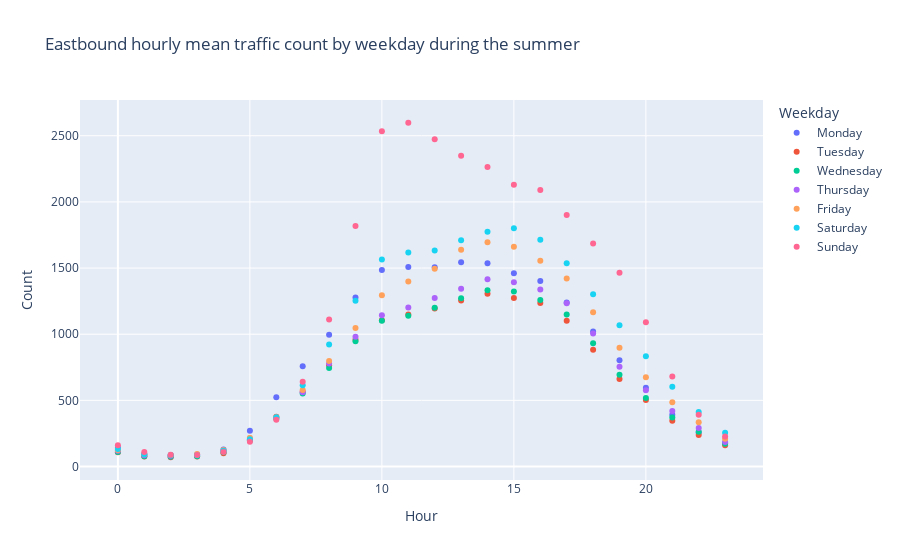

This figure's notebook cell:
### Code cell
# I think high traffic Sunday am due to travel to airport??? Many 5 - 8 pm flights 
Eastbound_Summer= px.scatter(E_summer_weekday, x="Hour", y="Count", color="Weekday",
           hover_name="Weekday", title = 'Eastbound hourly mean traffic count by weekday during the summer')

Eastbound_Summer.show()
#Eastbound_Winter.write_image("images/Eastbound_Winter_byWeekday.png")

### Figure 1 — Plotly figure (JSON) as saved in the notebook; plotly's stock layout.template omitted (floating-point values rounded to 4 significant figures)
{"data": [{"hovertemplate": "<b>%{hovertext}</b><br><br>Weekday=Monday<br>Hour=%{x}<br>Count=%{y}<extra></extra>", "hovertext": ["Monday", "Monday", "Monday", "Monday", "Monday", "Monday", "Monday", "Monday", "Monday", "Monday", "Monday", "Monday", "Monday", "Monday", "Monday", "Monday", "Monday", "Monday", "Monday", "Monday", "Monday", "Monday", "Monday", "Monday"], "legendgroup": "Monday", "marker": {"color": "#636efa", "symbol": "circle"}, "mode": "markers", "name": "Monday", "orientation": "v", "showlegend": true, "type": "scatter", "x": [0, 1, 2, 3, 4, 5, 6, 7, 8, 9, 10, 11, 12, 13, 14, 15, 16, 17, 18, 19, 20, 21, 22, 23], "xaxis": "x", "y": [141, 93.42, 83.27, 88.21, 129.1, 270.6, 523.6, 756.7, 995.5, 1277.0, 1485.0, 1508.0, 1506.0, 1544.0, 1535.0, 1461.0, 1402.0, 1239.0, 1020.0, 803.1, 594.3, 391.7, 257.3, 177.1], "yaxis": "y"}, {"hovertemplate": "<b>%{hovertext}</b><br><br>Weekday=Tuesday<br>Hour=%{x}<br>Count=%{y}<extra></extra>", "hovertext": ["Tuesday", "Tuesday", "Tuesday", "Tuesday", "Tuesday", "Tuesday", "Tuesday", "Tuesday", "Tuesday", "Tuesday", "Tuesday", "Tuesday", "Tuesday", "Tuesday", "Tuesday", "Tuesday", "Tuesday", "Tuesday", "Tuesday", "Tuesday", "Tuesday", "Tuesday", "Tuesday", "Tuesday"], "legendgroup": "Tuesday", "marker": {"color": "#EF553B", "symbol": "circle"}, "mode": "markers", "name": "Tuesday", "orientation": "v", "showlegend": true, "type": "scatter", "x": [0, 1, 2, 3, 4, 5, 6, 7, 8, 9, 10, 11, 12, 13, 14, 15, 16, 17, 18, 19, 20, 21, 22, 23], "xaxis": "x", "y": [106.6, 74.59, 69.71, 74.63, 100.7, 200.5, 376.0, 564.5, 765.3, 957.1, 1105.0, 1149.0, 1193.0, 1255.0, 1305.0, 1274.0, 1235.0, 1102.0, 882.9, 661.7, 501.7, 345.6, 238.8, 161.0], "yaxis": "y"}, {"hovertemplate": "<b>%{hovertext}</b><br><br>Weekday=Wednesday<br>Hour=%{x}<br>Count=%{y}<extra></extra>", "hovertext": ["Wednesday", "Wednesday", "Wednesday", "Wednesday", "Wednesday", "Wednesday", "Wednesday", "Wednesday", "Wednesday", "Wednesday", "Wednesday", "Wednesday", "Wednesday", "Wednesday", "Wednesday", "Wednesday", "Wednesday", "Wednesday", "Wednesday", "Wednesday", "Wednesday", "Wednesday", "Wednesday", "Wednesday"], "legendgroup": "Wednesday", "marker": {"color": "#00cc96", "symbol": "circle"}, "mode": "markers", "name": "Wednesday", "orientation": "v", "showlegend": true, "type": "scatter", "x": [0, 1, 2, 3, 4, 5, 6, 7, 8, 9, 10, 11, 12, 13, 14, 15, 16, 17, 18, 19, 20, 21, 22, 23], "xaxis": "x", "y": [108.8, 76.79, 73.94, 77.34, 107.7, 196.2, 360.7, 550.8, 745.1, 946.4, 1102.0, 1140.0, 1201.0, 1272.0, 1332.0, 1324.0, 1259.0, 1150.0, 931.6, 693.7, 518.0, 369.5, 262.4, 170.8], "yaxis": "y"}, {"hovertemplate": "<b>%{hovertext}</b><br><br>Weekday=Thursday<br>Hour=%{x}<br>Count=%{y}<extra></extra>", "hovertext": ["Thursday", "Thursday", "Thursday", "Thursday", "Thursday", "Thursday", "Thursday", "Thursday", "Thursday", "Thursday", "Thursday", "Thursday", "Thursday", "Thursday", "Thursday", "Thursday", "Thursday", "Thursday", "Thursday", "Thursday", "Thursday", "Thursday", "Thursday", "Thursday"], "legendgroup": "Thursday", "marker": {"color": "#ab63fa", "symbol": "circle"}, "mode": "markers", "name": "Thursday", "orientation": "v", "showlegend": true, "type": "scatter", "x": [0, 1, 2, 3, 4, 5, 6, 7, 8, 9, 10, 11, 12, 13, 14, 15, 16, 17, 18, 19, 20, 21, 22, 23], "xaxis": "x", "y": [119.2, 85.51, 81.96, 86.16, 116.3, 208.3, 368.2, 560.5, 777.8, 980.9, 1144, 1201.0, 1273.0, 1343.0, 1416.0, 1393.0, 1339.0, 1233.0, 1005.0, 754.8, 575.5, 419.1, 290.8, 185.5], "yaxis": "y"}, {"hovertemplate": "<b>%{hovertext}</b><br><br>Weekday=Friday<br>Hour=%{x}<br>Count=%{y}<extra></extra>", "hovertext": ["Friday", "Friday", "Friday", "Friday", "Friday", "Friday", "Friday", "Friday", "Friday", "Friday", "Friday", "Friday", "Friday", "Friday", "Friday", "Friday", "Friday", "Friday", "Friday", "Friday", "Friday", "Friday", "Friday", "Friday"], "legendgroup": "Friday", "marker": {"color": "#FFA15A", "symbol": "circle"}, "mode": "markers", "name": "Friday", "orientation": "v", "showlegend": true, "type": "scatter", "x": [0, 1, 2, 3, 4, 5, 6, 7, 8, 9, 10, 11, 12, 13, 14, 15, 16, 17, 18, 19, 20, 21, 22, 23], "xaxis": "x", "y": [125.2, 92.12, 87.61, 93.38, 124.5, 218.0, 371.9, 578.7, 797.2, 1047.0, 1295.0, 1399.0, 1495.0, 1639.0, 1694.0, 1660.0, 1555.0, 1422.0, 1165.0, 896.7, 674.1, 485.7, 334.3, 208.8], "yaxis": "y"}, {"hovertemplate": "<b>%{hovertext}</b><br><br>Weekday=Saturday<br>Hour=%{x}<br>Count=%{y}<extra></extra>", "hovertext": ["Saturday", "Saturday", "Saturday", "Saturday", "Saturday", "Saturday", "Saturday", "Saturday", "Saturday", "Saturday", "Saturday", "Saturday", "Saturday", "Saturday", "Saturday", "Saturday", "Saturday", "Saturday", "Saturday", "Saturday", "Saturday", "Saturday", "Saturday", "Saturday"], "legendgroup": "Saturday", "marker": {"color": "#19d3f3", "symbol": "circle"}, "mode": "markers", "name": "Saturday", "orientation": "v", "showlegend": true, "type": "scatter", "x": [0, 1, 2, 3, 4, 5, 6, 7, 8, 9, 10, 11, 12, 13, 14, 15, 16, 17, 18, 19, 20, 21, 22, 23], "xaxis": "x", "y": [132.8, 93.17, 86.98, 85.35, 119.1, 206.4, 371.3, 613.9, 922.4, 1254.0, 1564.0, 1618.0, 1633.0, 1711.0, 1774.0, 1801.0, 1714.0, 1536.0, 1302.0, 1067.0, 833.6, 602.4, 411, 254.6], "yaxis": "y"}, {"hovertemplate": "<b>%{hovertext}</b><br><br>Weekday=Sunday<br>Hour=%{x}<br>Count=%{y}<extra></extra>", "hovertext": ["Sunday", "Sunday", "Sunday", "Sunday", "Sunday", "Sunday", "Sunday", "Sunday", "Sunday", "Sunday", "Sunday", "Sunday", "Sunday", "Sunday", "Sunday", "Sunday", "Sunday", "Sunday", "Sunday", "Sunday", "Sunday", "Sunday", "Sunday", "Sunday"], "legendgroup": "Sunday", "marker": {"color": "#FF6692", "symbol": "circle"}, "mode": "markers", "name": "Sunday", "orientation": "v", "showlegend": true, "type": "scatter", "x": [0, 1, 2, 3, 4, 5, 6, 7, 8, 9, 10, 11, 12, 13, 14, 15, 16, 17, 18, 19, 20, 21, 22, 23], "xaxis": "x", "y": [161.1, 108.7, 89.12, 86.09, 110.0, 186.0, 352.9, 641.3, 1111.0, 1818.0, 2533.0, 2598.0, 2473.0, 2349.0, 2264.0, 2130.0, 2090, 1901.0, 1686.0, 1464.0, 1090.0, 680.3, 390.6, 227.5], "yaxis": "y"}], "layout": {"legend": {"title": {"text": "Weekday"}, "tracegroupgap": 0}, "title": {"text": "Eastbound hourly mean traffic count by weekday during the summer"}, "xaxis": {"anchor": "y", "domain": [0, 1], "title": {"text": "Hour"}}, "yaxis": {"anchor": "x", "domain": [0, 1], "title": {"text": "Count"}}}}
